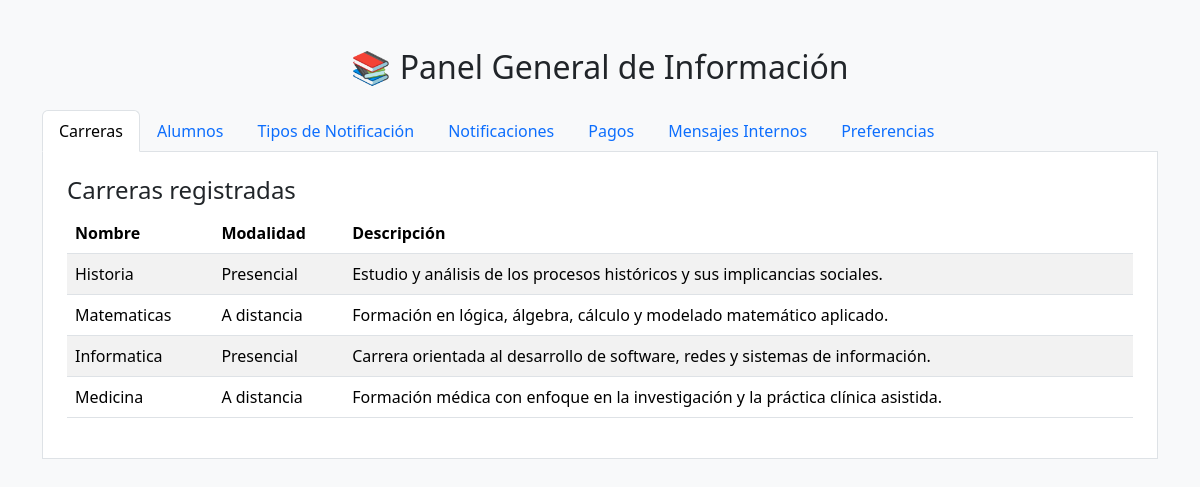
/panelgeneral/, run on the app's committed database.
### mensajes/models.py (models this page shows)
class Carrera(models.Model):
    MODALIDAD_CHOICES = (
        ('Presencial', 'Presencial'),
        ('A distancia', 'A distancia'),
    )
    NOMBRE_CHOICES = (
        ('Historia', 'Historia'),
        ('Matematicas', 'Matemáticas'),
        ('Informatica', 'Informática'),
        ('Medicina', 'Medicina'),
    )
    nombre = models.CharField(max_length=100, choices=NOMBRE_CHOICES)
    modalidad = models.CharField(max_length=20, choices=MODALIDAD_CHOICES)
    descripcion = models.TextField(blank=True, null=True)
    def __str__(self):
        return f"{self.nombre} ({self.modalidad})"

### mensajes/views.py (the view)
# urls.py: path('panelgeneral/', views.panel_general, name='panel_general'),
def panel_general(request):
    context = {
        'carreras': Carrera.objects.all(),
        'alumnos': PerfilAlumno.objects.all(),
        'tipos_notificacion': TipoNotificacion.objects.all(),
        'notificaciones': Notificacion.objects.all(),
        'pagos': Pago.objects.all(),
        'mensajes': MensajeInterno.objects.all(),
        'preferencias': Preferencia.objects.all(),
    }
    comprobacion = list(MensajeInterno.objects.all())
    return render(request, 'mensajes/panel_general.html', context)

### mensajes/models.py (called while the page is built)
    def __str__(self):
        return f"{self.user.first_name} {self.user.last_name}"

    def __str__(self):
        return f"{self.nombre_tipo} - {self.carrera.nombre if self.carrera else 'Sin carrera'}"

### mensajes/templates/mensajes/panel_general.html (shortened to what this page needs)
{% load static %}
<!DOCTYPE html>
<html lang="es">
<head>
    <link href="https://cdn.jsdelivr.net/npm/bootstrap@5.3.3/dist/css/bootstrap.min.css" rel="stylesheet">
</head>
<body class="bg-light">
<div class="container mt-5">
    <h2 class="text-center mb-4">📚 Panel General de Información</h2>
    <ul class="nav nav-tabs" id="myTab" role="tablist">
        <li class="nav-item"><button class="nav-link active" id="carreras-tab" data-bs-toggle="tab" data-bs-target="#carreras" type="button" role="tab">Carreras</button></li>
        <li class="nav-item"><button class="nav-link" id="alumnos-tab" data-bs-toggle="tab" data-bs-target="#alumnos" type="button" role="tab">Alumnos</button></li>
        <li class="nav-item"><button class="nav-link" id="tipos-tab" data-bs-toggle="tab" data-bs-target="#tipos" type="button" role="tab">Tipos de Notificación</button></li>
        <li class="nav-item"><button class="nav-link" id="notificaciones-tab" data-bs-toggle="tab" data-bs-target="#notificaciones" type="button" role="tab">Notificaciones</button></li>
        <li class="nav-item"><button class="nav-link" id="pagos-tab" data-bs-toggle="tab" data-bs-target="#pagos" type="button" role="tab">Pagos</button></li>
        <li class="nav-item"><button class="nav-link" id="mensajes-tab" data-bs-toggle="tab" data-bs-target="#mensajes" type="button" role="tab">Mensajes Internos</button></li>
        <li class="nav-item"><button class="nav-link" id="preferencias-tab" data-bs-toggle="tab" data-bs-target="#preferencias" type="button" role="tab">Preferencias</button></li>
    </ul>
    <div class="tab-content border border-top-0 p-4 bg-white">
        <div class="tab-pane fade show active" id="carreras" role="tabpanel">
            <h4>Carreras registradas</h4>
            <table class="table table-striped">
                <thead><tr><th>Nombre</th><th>Modalidad</th><th>Descripción</th></tr></thead>
                <tbody>
                    {% for c in carreras %}
                        <tr><td>{{ c.nombre }}</td><td>{{ c.modalidad }}</td><td>{{ c.descripcion }}</td></tr>
                    {% empty %}
                        <tr><td colspan="3" class="text-center">No hay carreras registradas.</td></tr>
                    {% endfor %}
                </tbody>
            </table>
        </div>
    </div>
</div>
</body>
</html>

### data on the page
Carrera: nombre "Historia", modalidad "Presencial", descripcion "Estudio y análisis de los procesos históricos y sus implicancias sociales."
Carrera: nombre "Matematicas", modalidad "A distancia", descripcion "Formación en lógica, álgebra, cálculo y modelado matemático aplicado."
Carrera: nombre "Informatica", modalidad "Presencial", descripcion "Carrera orientada al desarrollo de software, redes y sistemas de información."
Carrera: nombre "Medicina", modalidad "A distancia", descripcion "Formación médica con enfoque en la investigación y la práctica clínica asistida."
